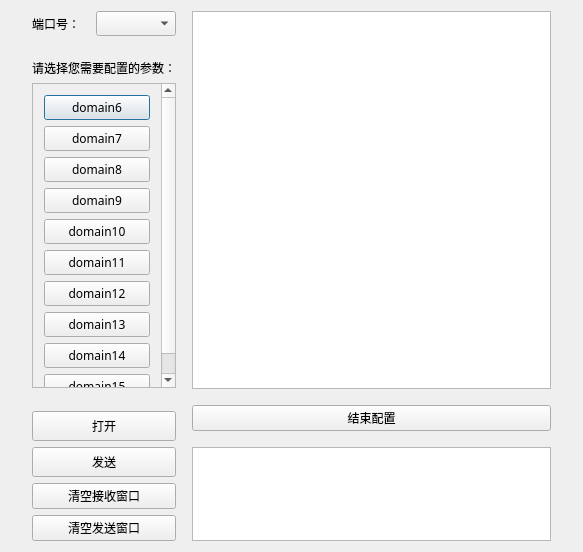
<?xml version="1.0" encoding="UTF-8"?>
<ui version="4.0">
 <class>Dialog</class>
 <widget class="QDialog" name="Dialog">
  <property name="geometry">
   <rect>
    <x>0</x>
    <y>0</y>
    <width>583</width>
    <height>552</height>
   </rect>
  </property>
  <property name="font">
   <font>
    <family>微软雅黑</family>
   </font>
  </property>
  <property name="windowTitle">
   <string>SD_PHY</string>
  </property>
  <property name="autoFillBackground">
   <bool>false</bool>
  </property>
  <property name="sizeGripEnabled">
   <bool>false</bool>
  </property>
  <layout class="QHBoxLayout" name="horizontalLayout_3">
   <item>
    <spacer name="horizontalSpacer">
     <property name="orientation">
      <enum>Qt::Horizontal</enum>
     </property>
     <property name="sizeHint" stdset="0">
      <size>
       <width>28</width>
       <height>20</height>
      </size>
     </property>
    </spacer>
   </item>
   <item>
    <layout class="QHBoxLayout" name="horizontalLayout_2">
     <item>
      <layout class="QVBoxLayout" name="verticalLayout_6">
       <item>
        <layout class="QVBoxLayout" name="verticalLayout_3">
         <item>
          <layout class="QHBoxLayout" name="horizontalLayout">
           <item>
            <widget class="QLabel" name="label">
             <property name="text">
              <string>端口号：</string>
             </property>
            </widget>
           </item>
           <item>
            <widget class="QComboBox" name="cBoxSerialPort">
             <property name="minimumSize">
              <size>
               <width>80</width>
               <height>25</height>
              </size>
             </property>
            </widget>
           </item>
          </layout>
         </item>
         <item>
          <spacer name="verticalSpacer_3">
           <property name="orientation">
            <enum>Qt::Vertical</enum>
           </property>
           <property name="sizeHint" stdset="0">
            <size>
             <width>20</width>
             <height>40</height>
            </size>
           </property>
          </spacer>
         </item>
         <item>
          <layout class="QVBoxLayout" name="verticalLayout_4">
           <item>
            <widget class="QLabel" name="label_2">
             <property name="text">
              <string>请选择您需要配置的参数：</string>
             </property>
            </widget>
           </item>
           <item>
            <widget class="QScrollArea" name="scrollArea">
             <property name="widgetResizable">
              <bool>true</bool>
             </property>
             <widget class="QWidget" name="scrollAreaWidgetContents">
              <property name="geometry">
               <rect>
                <x>0</x>
                <y>-34</y>
                <width>125</width>
                <height>322</height>
               </rect>
              </property>
              <layout class="QVBoxLayout" name="verticalLayout">
               <item>
                <widget class="QPushButton" name="btnDomain6">
                 <property name="sizePolicy">
                  <sizepolicy hsizetype="Minimum" vsizetype="Minimum">
                   <horstretch>0</horstretch>
                   <verstretch>0</verstretch>
                  </sizepolicy>
                 </property>
                 <property name="text">
                  <string>domain6</string>
                 </property>
                 <property name="iconSize">
                  <size>
                   <width>12</width>
                   <height>12</height>
                  </size>
                 </property>
                </widget>
               </item>
               <item>
                <widget class="QPushButton" name="btmDomain7">
                 <property name="sizePolicy">
                  <sizepolicy hsizetype="Minimum" vsizetype="Minimum">
                   <horstretch>0</horstretch>
                   <verstretch>0</verstretch>
                  </sizepolicy>
                 </property>
                 <property name="text">
                  <string>domain7</string>
                 </property>
                 <property name="iconSize">
                  <size>
                   <width>12</width>
                   <height>12</height>
                  </size>
                 </property>
                </widget>
               </item>
               <item>
                <widget class="QPushButton" name="btnDomain8">
                 <property name="sizePolicy">
                  <sizepolicy hsizetype="Minimum" vsizetype="Minimum">
                   <horstretch>0</horstretch>
                   <verstretch>0</verstretch>
                  </sizepolicy>
                 </property>
                 <property name="text">
                  <string>domain8</string>
                 </property>
                 <property name="iconSize">
                  <size>
                   <width>12</width>
                   <height>12</height>
                  </size>
                 </property>
                </widget>
               </item>
               <item>
                <widget class="QPushButton" name="btnDomain9">
                 <property name="sizePolicy">
                  <sizepolicy hsizetype="Minimum" vsizetype="Minimum">
                   <horstretch>0</horstretch>
                   <verstretch>0</verstretch>
                  </sizepolicy>
                 </property>
                 <property name="text">
                  <string>domain9</string>
                 </property>
                 <property name="iconSize">
                  <size>
                   <width>12</width>
                   <height>12</height>
                  </size>
                 </property>
                </widget>
               </item>
               <item>
                <widget class="QPushButton" name="btnDomain10">
                 <property name="sizePolicy">
                  <sizepolicy hsizetype="Minimum" vsizetype="Minimum">
                   <horstretch>0</horstretch>
                   <verstretch>0</verstretch>
                  </sizepolicy>
                 </property>
                 <property name="text">
                  <string>domain10</string>
                 </property>
                 <property name="iconSize">
                  <size>
                   <width>12</width>
                   <height>12</height>
                  </size>
                 </property>
                </widget>
               </item>
               <item>
                <widget class="QPushButton" name="btnDomain11">
                 <property name="sizePolicy">
                  <sizepolicy hsizetype="Minimum" vsizetype="Minimum">
                   <horstretch>0</horstretch>
                   <verstretch>0</verstretch>
                  </sizepolicy>
                 </property>
                 <property name="text">
                  <string>domain11</string>
                 </property>
                 <property name="iconSize">
                  <size>
                   <width>12</width>
                   <height>12</height>
                  </size>
                 </property>
                </widget>
               </item>
               <item>
                <widget class="QPushButton" name="btnDomain12">
                 <property name="sizePolicy">
                  <sizepolicy hsizetype="Minimum" vsizetype="Minimum">
                   <horstretch>0</horstretch>
                   <verstretch>0</verstretch>
                  </sizepolicy>
                 </property>
                 <property name="text">
                  <string>domain12</string>
                 </property>
                 <property name="iconSize">
                  <size>
                   <width>12</width>
                   <height>12</height>
                  </size>
                 </property>
                </widget>
               </item>
               <item>
                <widget class="QPushButton" name="btnDomain13">
                 <property name="sizePolicy">
                  <sizepolicy hsizetype="Minimum" vsizetype="Minimum">
                   <horstretch>0</horstretch>
                   <verstretch>0</verstretch>
                  </sizepolicy>
                 </property>
                 <property name="text">
                  <string>domain13</string>
                 </property>
                 <property name="iconSize">
                  <size>
                   <width>12</width>
                   <height>12</height>
                  </size>
                 </property>
                </widget>
               </item>
               <item>
                <widget class="QPushButton" name="btnDomain14">
                 <property name="sizePolicy">
                  <sizepolicy hsizetype="Minimum" vsizetype="Minimum">
                   <horstretch>0</horstretch>
                   <verstretch>0</verstretch>
                  </sizepolicy>
                 </property>
                 <property name="text">
                  <string>domain14</string>
                 </property>
                 <property name="iconSize">
                  <size>
                   <width>12</width>
                   <height>12</height>
                  </size>
                 </property>
                </widget>
               </item>
               <item>
                <widget class="QPushButton" name="btnDomain15">
                 <property name="sizePolicy">
                  <sizepolicy hsizetype="Minimum" vsizetype="Minimum">
                   <horstretch>0</horstretch>
                   <verstretch>0</verstretch>
                  </sizepolicy>
                 </property>
                 <property name="text">
                  <string>domain15</string>
                 </property>
                 <property name="iconSize">
                  <size>
                   <width>12</width>
                   <height>12</height>
                  </size>
                 </property>
                </widget>
               </item>
              </layout>
             </widget>
            </widget>
           </item>
          </layout>
         </item>
         <item>
          <spacer name="verticalSpacer_2">
           <property name="orientation">
            <enum>Qt::Vertical</enum>
           </property>
           <property name="sizeHint" stdset="0">
            <size>
             <width>20</width>
             <height>40</height>
            </size>
           </property>
          </spacer>
         </item>
         <item>
          <layout class="QVBoxLayout" name="verticalLayout_2">
           <item>
            <widget class="QPushButton" name="btnOpen">
             <property name="minimumSize">
              <size>
               <width>80</width>
               <height>30</height>
              </size>
             </property>
             <property name="text">
              <string>打开</string>
             </property>
            </widget>
           </item>
           <item>
            <spacer name="verticalSpacer">
             <property name="orientation">
              <enum>Qt::Vertical</enum>
             </property>
             <property name="sizeHint" stdset="0">
              <size>
               <width>117</width>
               <height>20</height>
              </size>
             </property>
            </spacer>
           </item>
           <item>
            <widget class="QPushButton" name="btnSend">
             <property name="minimumSize">
              <size>
               <width>80</width>
               <height>30</height>
              </size>
             </property>
             <property name="text">
              <string>发送</string>
             </property>
            </widget>
           </item>
          </layout>
         </item>
        </layout>
       </item>
       <item>
        <spacer name="verticalSpacer_5">
         <property name="orientation">
          <enum>Qt::Vertical</enum>
         </property>
         <property name="sizeHint" stdset="0">
          <size>
           <width>20</width>
           <height>13</height>
          </size>
         </property>
        </spacer>
       </item>
       <item>
        <widget class="QPushButton" name="btnClearReceive">
         <property name="text">
          <string>清空接收窗口</string>
         </property>
        </widget>
       </item>
       <item>
        <spacer name="verticalSpacer_6">
         <property name="orientation">
          <enum>Qt::Vertical</enum>
         </property>
         <property name="sizeHint" stdset="0">
          <size>
           <width>20</width>
           <height>13</height>
          </size>
         </property>
        </spacer>
       </item>
       <item>
        <widget class="QPushButton" name="btnClearSend">
         <property name="text">
          <string>清空发送窗口</string>
         </property>
        </widget>
       </item>
      </layout>
     </item>
     <item>
      <spacer name="horizontalSpacer_3">
       <property name="orientation">
        <enum>Qt::Horizontal</enum>
       </property>
       <property name="sizeHint" stdset="0">
        <size>
         <width>17</width>
         <height>17</height>
        </size>
       </property>
      </spacer>
     </item>
     <item>
      <layout class="QVBoxLayout" name="verticalLayout_5">
       <item>
        <widget class="QTextEdit" name="tEditReceived">
         <property name="sizePolicy">
          <sizepolicy hsizetype="Expanding" vsizetype="Expanding">
           <horstretch>3</horstretch>
           <verstretch>4</verstretch>
          </sizepolicy>
         </property>
         <property name="minimumSize">
          <size>
           <width>359</width>
           <height>0</height>
          </size>
         </property>
        </widget>
       </item>
       <item>
        <spacer name="verticalSpacer_7">
         <property name="orientation">
          <enum>Qt::Vertical</enum>
         </property>
         <property name="sizeHint" stdset="0">
          <size>
           <width>20</width>
           <height>10</height>
          </size>
         </property>
        </spacer>
       </item>
       <item>
        <widget class="QPushButton" name="EndConfigBtn">
         <property name="mouseTracking">
          <bool>false</bool>
         </property>
         <property name="text">
          <string>结束配置</string>
         </property>
        </widget>
       </item>
       <item>
        <spacer name="verticalSpacer_4">
         <property name="orientation">
          <enum>Qt::Vertical</enum>
         </property>
         <property name="sizeType">
          <enum>QSizePolicy::Fixed</enum>
         </property>
         <property name="sizeHint" stdset="0">
          <size>
           <width>20</width>
           <height>10</height>
          </size>
         </property>
        </spacer>
       </item>
       <item>
        <widget class="QTextEdit" name="tEditSend">
         <property name="sizePolicy">
          <sizepolicy hsizetype="Expanding" vsizetype="Expanding">
           <horstretch>3</horstretch>
           <verstretch>1</verstretch>
          </sizepolicy>
         </property>
         <property name="minimumSize">
          <size>
           <width>359</width>
           <height>0</height>
          </size>
         </property>
        </widget>
       </item>
      </layout>
     </item>
    </layout>
   </item>
   <item>
    <spacer name="horizontalSpacer_4">
     <property name="orientation">
      <enum>Qt::Horizontal</enum>
     </property>
     <property name="sizeHint" stdset="0">
      <size>
       <width>28</width>
       <height>20</height>
      </size>
     </property>
    </spacer>
   </item>
  </layout>
  <zorder></zorder>
  <zorder>horizontalSpacer</zorder>
  <zorder>horizontalSpacer_4</zorder>
 </widget>
 <layoutdefault spacing="6" margin="11"/>
 <resources/>
 <connections/>
</ui>
